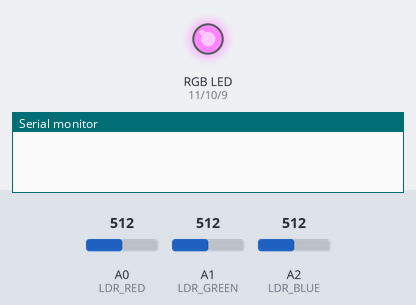
Recording of a sketch running on a simulated Arduino Uno, built with avr-gcc and run on an emulated ATmega328P. On the bench: an RGB LED mixed from three pins (HIGH = lit), the last lines printed to the serial monitor. Inputs (shaded band) come from the test bench; at power-on: A1 (LDR_GREEN) = 512, A2 (LDR_BLUE) = 512, A0 (LDR_RED) = 512.

Above: at 1.2 s.
1.3 s: A1 (LDR_GREEN) set to 1023
At 1.7 s:
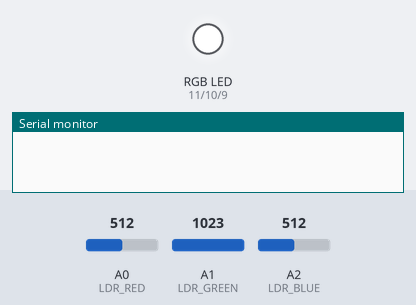
4.3 s: A2 (LDR_BLUE) set to 122
At 4.45 s:
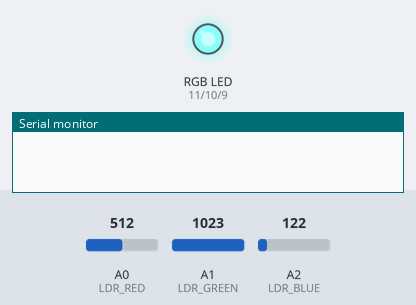
7.3 s: A0 (LDR_RED) set to 306
At 10.18 s:
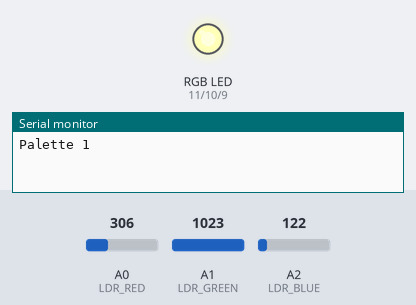
10.3 s: A2 (LDR_BLUE) set to 0
At 10.48 s:
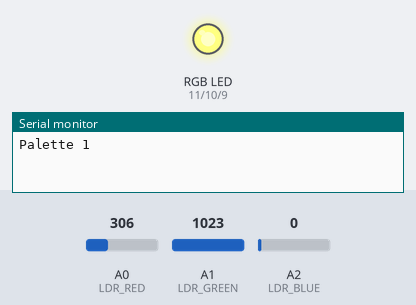
13.3 s: A0 (LDR_RED) set to 122
16.3 s: A1 (LDR_GREEN) set to 306
Timing chart, 0 to 22.3 s (numbered marks = the images above; inputs shaded):
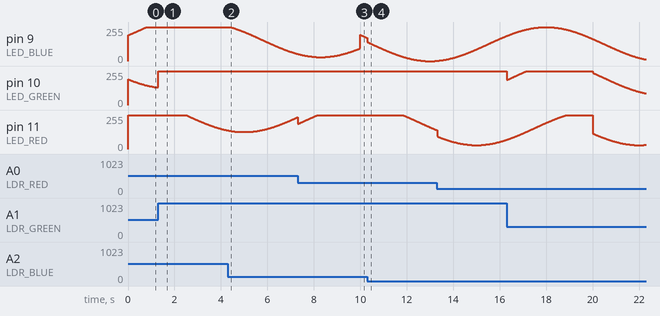

Measured:
- by itself, pin 9 (LED_BLUE): rises from 188/255 to 254/255 in 1.5 s, then falls to 12/255 in 4.5 s

The sketch:

led-rgb.ino
```cpp
struct RGB {
  int r, g, b;
};

enum {
  LED_BLUE = 9,
  LED_GREEN = 10,
  LED_RED = 11,

  LDR_RED = A0,
  LDR_GREEN = A1,
  LDR_BLUE = A2,
};

double C[][4][3] = {
  {{0.5, 0.5, 0.5}, {0.5, 0.5, 0.5}, {1.0, 1.0, 1.0}, {0.00, 0.33, 0.67}},
  {{0.5, 0.5, 0.5}, {0.5, 0.5, 0.5}, {1.0, 1.0, 1.0}, {0.00, 0.10, 0.20}},
  {{0.5, 0.5, 0.5}, {0.5, 0.5, 0.5}, {1.0, 1.0, 1.0}, {0.30, 0.20, 0.20}},
  {{0.5, 0.5, 0.5}, {0.5, 0.5, 0.5}, {1.0, 1.0, 0.5}, {0.80, 0.90, 0.30}},
  {{0.5, 0.5, 0.5}, {0.5, 0.5, 0.5}, {1.0, 0.7, 0.4}, {0.00, 0.15, 0.20}},
  {{0.5, 0.5, 0.5}, {0.5, 0.5, 0.5}, {2.0, 1.0, 0.0}, {0.50, 0.20, 0.25}},
  {{0.5, 0.5, 0.5}, {0.5, 0.5, 0.5}, {2.0, 1.0, 1.0}, {0.00, 0.25, 0.25}},
};

unsigned long lastTime;
double tick;
int pal;
RGB color;

#define nelem(x) (sizeof(x)/sizeof(x[0]))

void setup() {
  Serial.begin(9600);

  pinMode(LED_RED, OUTPUT);
  pinMode(LED_GREEN, OUTPUT);
  pinMode(LED_BLUE, OUTPUT);

  lastTime = millis();
}

void loop() {
  double dt;

  dt = timer();
  update(dt);

  analogWrite(LED_RED, color.r);
  analogWrite(LED_GREEN, color.g);
  analogWrite(LED_BLUE, color.b);
}

double timer() {
  unsigned long now;
  double dt;

  now = millis();
  dt = (now - lastTime) / 1000.0;
  lastTime = now;
  return dt;
}

void update(double dt) {
  double a0, b0, c0, d0;
  double a1, b1, c1, d1;
  double a2, b2, c2, d2;
  double r, g, b;
  long s0, s1, s2;
  char buf[32];
  int i;

  tick += dt*0.1;
  if (tick > 1.0) {
    tick -= 1.0;
    pal = (pal + 1) % nelem(C);
    sprintf(buf, "Palette %d", pal);
    Serial.println(buf);
  }

  i = pal;
  a0 = C[i][0][0], b0 = C[i][1][0], c0 = C[i][2][0], d0 = C[i][3][0];
  a1 = C[i][0][1], b1 = C[i][1][1], c1 = C[i][2][1], d1 = C[i][3][1];
  a2 = C[i][0][2], b2 = C[i][1][2], c2 = C[i][2][2], d2 = C[i][3][2];
  r = a0 + b0*cos(2*M_PI*(c0*tick + d0));
  g = a1 + b1*cos(2*M_PI*(c1*tick + d1));
  b = a2 + b2*cos(2*M_PI*(c2*tick + d2));

  s0 = analogRead(LDR_RED) / 4;
  s1 = analogRead(LDR_GREEN) / 4;
  s2 = analogRead(LDR_BLUE) / 4;

  color.r = r * 255 + s0;
  color.g = g * 255 + s1;
  color.b = b * 255 + s2;

  color.r = clamp(color.r, 0, 255);
  color.g = clamp(color.g, 0, 255);
  color.b = clamp(color.b, 0, 255);
}

int clamp(int x, int a, int b) {
  if (x < a)
    x = a;
  if (x > b)
    x = b;
  return x;
}
```

led-builtin.c
```cpp
#include <avr/io.h>
#include <util/delay.h>

void
toggle(int val)
{
	PORTB = val;
	_delay_ms(50);
}

int
main(void)
{
	DDRB = 0xff;
	for (;;) {
		toggle(0xff);
		toggle(0x00);
	}
	return 0;
}
```
